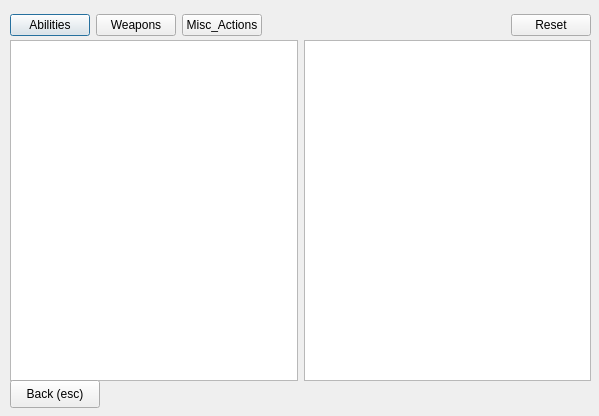
<?xml version="1.0" encoding="UTF-8"?>
<ui version="4.0">
 <class>configurator</class>
 <widget class="QDialog" name="configurator">
  <property name="geometry">
   <rect>
    <x>0</x>
    <y>0</y>
    <width>599</width>
    <height>416</height>
   </rect>
  </property>
  <property name="windowTitle">
   <string>Dialog</string>
  </property>
  <widget class="QWidget" name="horizontalLayoutWidget">
   <property name="geometry">
    <rect>
     <x>10</x>
     <y>40</y>
     <width>581</width>
     <height>341</height>
    </rect>
   </property>
   <layout class="QHBoxLayout" name="horizontalLayout_3">
    <item>
     <widget class="QListView" name="listView_configs">
      <property name="sizePolicy">
       <sizepolicy hsizetype="Expanding" vsizetype="Expanding">
        <horstretch>0</horstretch>
        <verstretch>0</verstretch>
       </sizepolicy>
      </property>
     </widget>
    </item>
    <item>
     <widget class="QListView" name="listView_properties_2"/>
    </item>
   </layout>
  </widget>
  <widget class="QWidget" name="layoutWidget_2">
   <property name="geometry">
    <rect>
     <x>10</x>
     <y>10</y>
     <width>581</width>
     <height>30</height>
    </rect>
   </property>
   <layout class="QHBoxLayout" name="horizontalLayout_2">
    <item>
     <widget class="QPushButton" name="pushButton_attributes">
      <property name="text">
       <string>Abilities</string>
      </property>
     </widget>
    </item>
    <item>
     <widget class="QPushButton" name="pushButton_weapons">
      <property name="text">
       <string>Weapons</string>
      </property>
     </widget>
    </item>
    <item>
     <widget class="QPushButton" name="pushButton_misc">
      <property name="text">
       <string>Misc_Actions</string>
      </property>
     </widget>
    </item>
    <item>
     <spacer name="horizontalSpacer_2">
      <property name="orientation">
       <enum>Qt::Horizontal</enum>
      </property>
      <property name="sizeHint" stdset="0">
       <size>
        <width>40</width>
        <height>20</height>
       </size>
      </property>
     </spacer>
    </item>
    <item>
     <widget class="QPushButton" name="pushButton">
      <property name="text">
       <string>Reset</string>
      </property>
     </widget>
    </item>
   </layout>
  </widget>
  <widget class="QPushButton" name="pushButton_2">
   <property name="geometry">
    <rect>
     <x>10</x>
     <y>380</y>
     <width>90</width>
     <height>28</height>
    </rect>
   </property>
   <property name="text">
    <string>Back (esc)</string>
   </property>
  </widget>
 </widget>
 <resources/>
 <connections/>
</ui>
